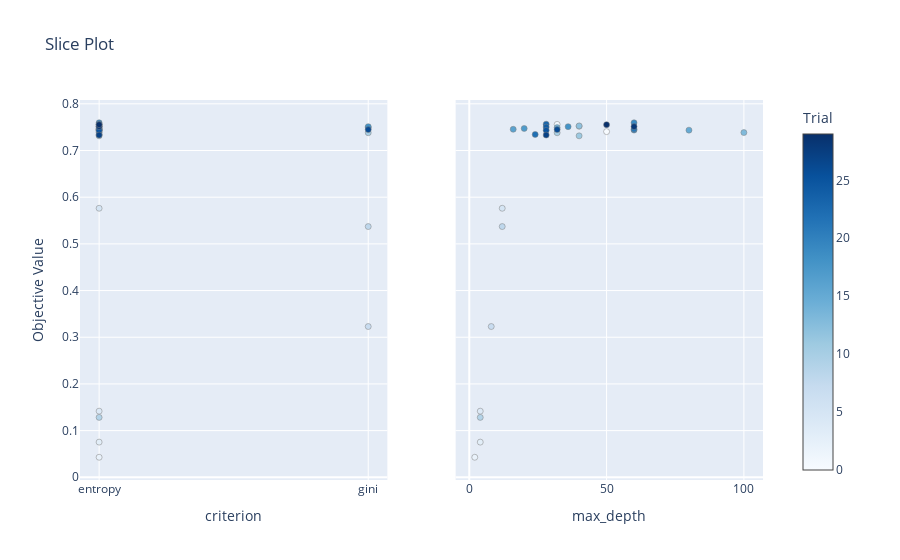

Notebook code for this chart:
### Code cell
# plot the parameter relationship concerning performance
optuna.visualization.plot_slice(study)

### Figure 1 — Plotly figure (JSON) as saved in the notebook; plotly's stock layout.template omitted (floating-point values rounded to 4 significant figures)
{"data": [{"marker": {"color": [0, 1, 2, 3, 4, 5, 6, 7, 8, 9, 10, 11, 12, 13, 14, 15, 16, 17, 18, 19, 20, 21, 22, 23, 24, 25, 26, 27, 28, 29], "colorbar": {"title": {"text": "Trial"}, "x": 1, "xpad": 40}, "colorscale": [[0, "rgb(247,251,255)"], [0.125, "rgb(222,235,247)"], [0.25, "rgb(198,219,239)"], [0.375, "rgb(158,202,225)"], [0.5, "rgb(107,174,214)"], [0.625, "rgb(66,146,198)"], [0.75, "rgb(33,113,181)"], [0.875, "rgb(8,81,156)"], [1, "rgb(8,48,107)"]], "line": {"color": "Grey", "width": 0.5}, "showscale": true}, "mode": "markers", "showlegend": false, "type": "scatter", "x": ["entropy", "entropy", "entropy", "entropy", "entropy", "entropy", "entropy", "gini", "gini", "entropy", "gini", "entropy", "entropy", "entropy", "gini", "entropy", "entropy", "entropy", "gini", "entropy", "entropy", "entropy", "entropy", "entropy", "entropy", "entropy", "gini", "entropy", "entropy", "entropy"], "xaxis": "x", "y": [0.7405, 0.7559, 0.04292, 0.07534, 0.1416, 0.5763, 0.752, 0.323, 0.5371, 0.1283, 0.738, 0.7314, 0.7527, 0.7384, 0.7491, 0.7436, 0.7455, 0.7472, 0.7511, 0.7595, 0.7437, 0.7458, 0.7344, 0.7564, 0.7502, 0.7431, 0.7447, 0.7331, 0.7513, 0.7554], "yaxis": "y"}, {"marker": {"color": [0, 1, 2, 3, 4, 5, 6, 7, 8, 9, 10, 11, 12, 13, 14, 15, 16, 17, 18, 19, 20, 21, 22, 23, 24, 25, 26, 27, 28, 29], "colorbar": {"title": {"text": "Trial"}, "x": 1, "xpad": 40}, "colorscale": [[0, "rgb(247,251,255)"], [0.125, "rgb(222,235,247)"], [0.25, "rgb(198,219,239)"], [0.375, "rgb(158,202,225)"], [0.5, "rgb(107,174,214)"], [0.625, "rgb(66,146,198)"], [0.75, "rgb(33,113,181)"], [0.875, "rgb(8,81,156)"], [1, "rgb(8,48,107)"]], "line": {"color": "Grey", "width": 0.5}, "showscale": false}, "mode": "markers", "showlegend": false, "type": "scatter", "x": [50, 32, 2, 4, 4, 12, 40, 8, 12, 4, 32, 40, 40, 100, 32, 80, 16, 20, 36, 60, 60, 60, 24, 28, 28, 28, 32, 28, 60, 50], "xaxis": "x2", "y": [0.7405, 0.7559, 0.04292, 0.07534, 0.1416, 0.5763, 0.752, 0.323, 0.5371, 0.1283, 0.738, 0.7314, 0.7527, 0.7384, 0.7491, 0.7436, 0.7455, 0.7472, 0.7511, 0.7595, 0.7437, 0.7458, 0.7344, 0.7564, 0.7502, 0.7431, 0.7447, 0.7331, 0.7513, 0.7554], "yaxis": "y2"}], "layout": {"title": {"text": "Slice Plot"}, "xaxis": {"anchor": "y", "domain": [0, 0.45], "title": {"text": "criterion"}}, "xaxis2": {"anchor": "y2", "domain": [0.55, 1], "title": {"text": "max_depth"}}, "yaxis": {"anchor": "x", "domain": [0, 1], "title": {"text": "Objective Value"}}, "yaxis2": {"anchor": "x2", "domain": [0, 1], "matches": "y", "showticklabels": false}}}
